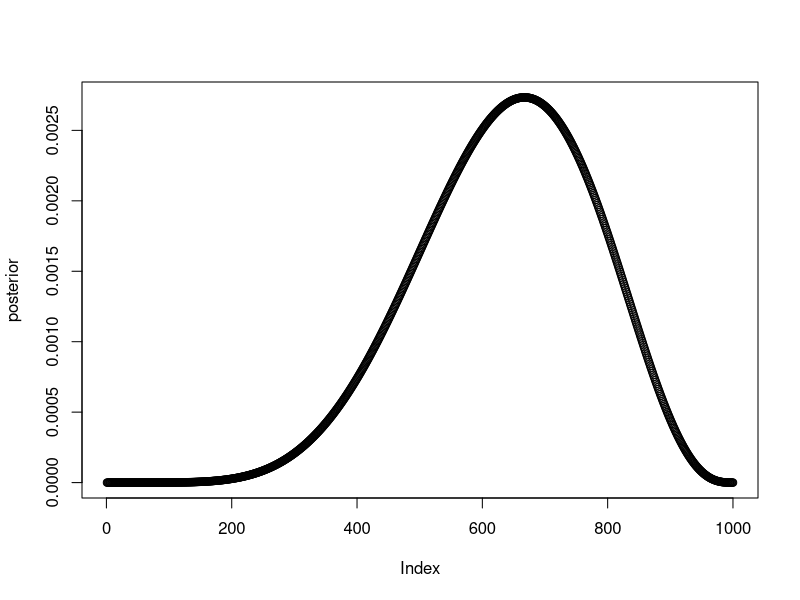

The R source for this figure: (Note: this script raises an error after producing the figure.)
# Chapter 3 Practice: Easy

p_grid <- seq(from=0, to=1, length.out=1000)
prior <- rep(1, 1000)
likelihood <- dbinom(6, size=9, prob=p_grid)
posterior <- likelihood * prior
posterior <- posterior / sum(posterior)
set.seed(100)
nb.samples <- 1e4
samples <- sample(p_grid, prob=posterior, size=nb.samples, replace=TRUE)

plot(posterior)
sum(posterior[p_grid > .2])

# 1
a <- sum(samples < .2) / nb.samples

# 2
b <- sum(samples > .8) / nb.samples

# 3
1 - a - b

# 4
quantile(samples, .2)

# 5
quantile(samples, .8)

# 6
HPDI(samples, prob=.66)

# 7
quantile(samples, c(.17, .87))